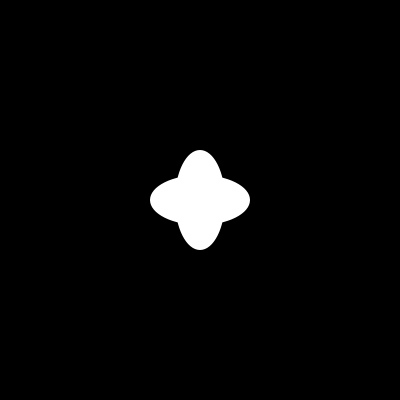
Frame 1 (no input)
Frame 60 (the mouse pressed at the canvas centre just before this capture): identical to frame 1, image omitted
Frame 120 (the mouse held since frame 60 and released just before this capture): identical to frame 1, image omitted

The Processing sketch that drew this single still picture (run headless with seeded random() and noise(); from frame 60 on, the mouse is pressed at the canvas centre):

// Processing sketch: ChoseBizarre
// ── ChoseBizarre.pde
///////////////////////////////////////////
/*
 DESIGNING PROGRAMS 1.0
 AN INTRODUCTORY COURSE FOR DESIGN STUDENTS
 
 IMPLEMENTED BY THE FREE ART BUREAU 2014
 >>> www.freeartbureau.org
 +++++++++++++++++++++++++++ 
 LES BASES : FONCTIONS
 SKETCH : CHOSEBIZARRE
 PARENT SKETCH : NONE
 TYPE : STATIQUE
 */
/////////////////////////// GLOBALS ////////////////////////////

//////////////////////// SETUP ////////////////////////////

void setup() {
  size(400, 400);
  background(0);
  smooth();
  noStroke();
  
  translate(200,200);// On positionne notre forme avec translate(x,y).
  choseBizarre();//Ici, on appele notre fonction.

}

/////////////////////////// DRAW ////////////////////////////
void draw() {
}

/////////////////////////// FUNCTIONS ////////////////////////////
// Nous créons ici notre fonction en utilisant le mot void
// et en lui donnant un mot-clé (choseBizarre). 
void choseBizarre() {
  fill(255);
  ellipse(0, 0, 100, 50);
  ellipse(0, 0, 50, 100);
}
